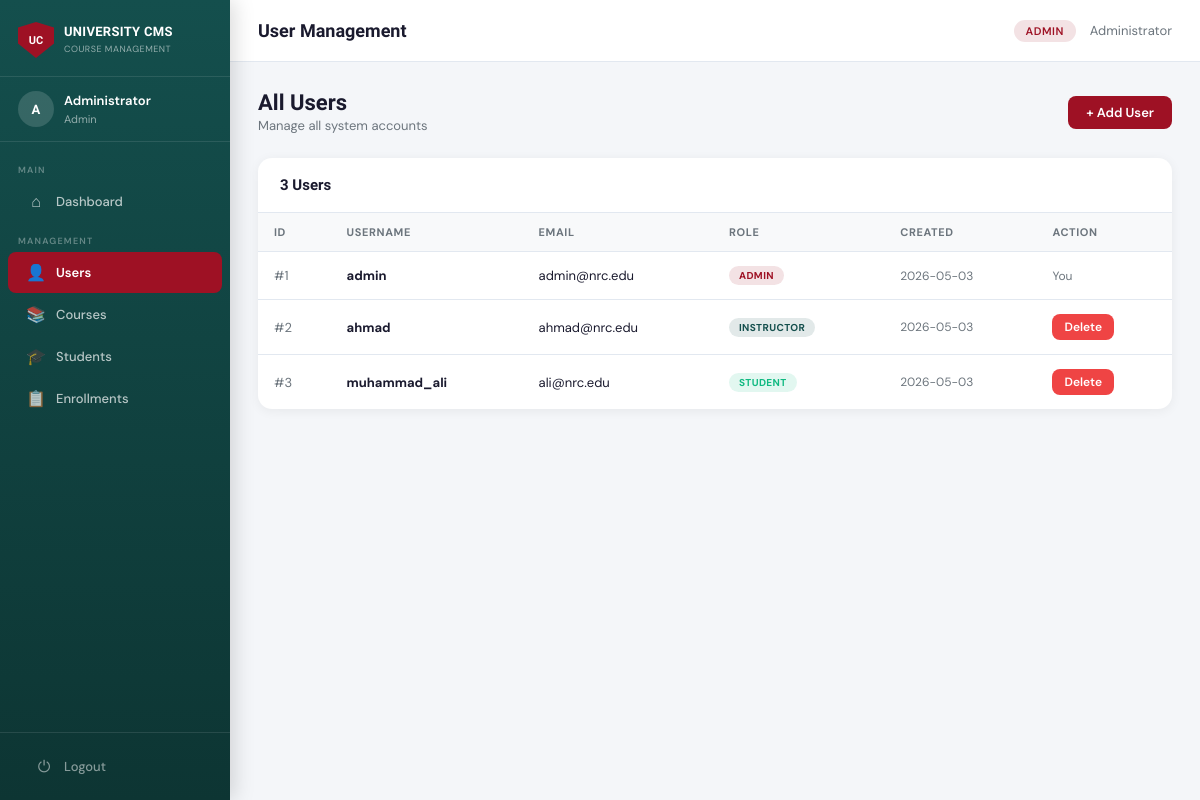
The page /admin/users (signed in) on the database its author committed.
### tables this page shows
CREATE TABLE User (
    user_id   INTEGER PRIMARY KEY AUTOINCREMENT,
    username  TEXT UNIQUE NOT NULL,
    email     TEXT UNIQUE NOT NULL,
    password  TEXT NOT NULL,
    role      TEXT NOT NULL CHECK(role IN ('admin', 'student', 'instructor')),
    created_at TEXT DEFAULT (datetime('now'))
);

### app.py (the view)
@app.route('/admin/users')
@login_required
@role_required('admin')
def admin_users():
    users = query("SELECT * FROM User ORDER BY role, username")
    return render_template('admin_users.html', users=users)

### app.py (called while the page is built)
def get_db():
    conn = sqlite3.connect(DB_PATH)
    conn.row_factory = sqlite3.Row   # access columns by name
    conn.execute("PRAGMA foreign_keys = ON")
    return conn

def query(sql, args=(), one=False):
    conn = get_db()
    cur  = conn.execute(sql, args)
    rv   = cur.fetchall()
    conn.close()
    return (rv[0] if rv else None) if one else rv

def login_required(f):
    from functools import wraps
    @wraps(f)
    def decorated(*args, **kwargs):
        if 'user_id' not in session:
            flash("Please log in first.", "error")
            return redirect(url_for('login'))
        return f(*args, **kwargs)
    return decorated

def role_required(*roles):
    def decorator(f):
        from functools import wraps
        @wraps(f)
        def decorated(*args, **kwargs):
            if session.get('role') not in roles:
                flash("Access denied.", "error")
                return redirect(url_for('dashboard'))
            return f(*args, **kwargs)
        return decorated
    return decorator

### templates/admin_users.html (shortened to what this page needs)
{% extends 'base.html' %}
{% block page_title %}User Management{% endblock %}
{% block content %}
<div class="page-header">
  <div>
    <h1>All Users</h1>
    <p>Manage all system accounts</p>
  </div>
  <a href="{{ url_for('admin_add_user') }}" class="btn btn-red">+ Add User</a>
</div>
<div class="table-card">
  <div class="table-card-header">
    <h3>{{ users | length }} Users</h3>
  </div>
  <table>
    <thead>
      <tr>
        <th>ID</th>
        <th>Username</th>
        <th>Email</th>
        <th>Role</th>
        <th>Created</th>
        <th>Action</th>
      </tr>
    </thead>
    <tbody>
      {% for u in users %}
      <tr>
        <td style="color:var(--subtext);">#{{ u['user_id'] }}</td>
        <td><strong>{{ u['username'] }}</strong></td>
        <td>{{ u['email'] }}</td>
        <td><span class="badge badge-{{ u['role'] }}">{{ u['role'] }}</span></td>
        <td style="font-size:12px; color:var(--subtext);">{{ u['created_at'][:10] if u['created_at'] else '—' }}</td>
        <td>
          {% if u['user_id'] != session.user_id %}
          <form method="POST" action="{{ url_for('admin_delete_user', uid=u['user_id']) }}"
                onsubmit="return confirm('Delete user {{ u['username'] }}? This cannot be undone.');">
            <button type="submit" class="btn btn-danger btn-sm">Delete</button>
          </form>
          {% else %}
            <span style="font-size:12px; color:var(--subtext);">You</span>
          {% endif %}
        </td>
      </tr>
      {% else %}
      <tr><td colspan="6" style="text-align:center; padding:24px; color:var(--subtext);">No users found.</td></tr>
      {% endfor %}
    </tbody>
  </table>
</div>
{% endblock %}

### static/css/style.css (style rules this page uses)
:root { --red: #9E1124; --red-dark: #7a0d1c; --red-light: #c41530; --teal: #144F4D; --teal-dark: #0d3533; --teal-light: #1a6663; --bg: #F4F6F9; --card: #ffffff; --text: #1A1A2E; --subtext: #6C757D; --border: #E2E8F0; --success: #10B981; --warning: #F59E0B; --danger: #EF4444; --sidebar-w: 230px; --header-h: 62px; }
* { box-sizing: border-box; margin: 0; padding: 0; }
body { font-family: 'DM Sans', sans-serif; background: var(--bg); color: var(--text); font-size: 14px; min-height: 100vh; }
.page-header { display: flex; align-items: center; justify-content: space-between; margin-bottom: 24px; }
.page-header h1 { font-family: 'Sora', sans-serif; font-size: 22px; font-weight: 700; color: var(--text); }
.page-header p { color: var(--subtext); font-size: 13px; margin-top: 2px; }
.table-card { background: var(--card); border-radius: 14px; box-shadow: 0 2px 12px rgba(0,0,0,0.06); overflow: hidden; margin-bottom: 24px; }
.table-card-header { display: flex; align-items: center; justify-content: space-between; padding: 18px 22px; border-bottom: 1px solid var(--border); }
.table-card-header h3 { font-family: 'Sora', sans-serif; font-size: 15px; font-weight: 700; color: var(--text); }
table { width: 100%; border-collapse: collapse; }
thead th { text-align: left; padding: 12px 16px; font-size: 11px; font-weight: 700; text-transform: uppercase; letter-spacing: 0.6px; color: var(--subtext); background: #f8f9fa; border-bottom: 1px solid var(--border); }
tbody td { padding: 14px 16px; border-bottom: 1px solid var(--border); font-size: 13px; color: var(--text); vertical-align: middle; }
tbody tr:last-child td { border-bottom: none; }
.badge { display: inline-block; padding: 3px 10px; border-radius: 20px; font-size: 10px; font-weight: 700; text-transform: uppercase; letter-spacing: 0.4px; }
.badge-admin { background: rgba(158,17,36,0.12); color: var(--red); }
.badge-student { background: rgba(16,185,129,0.12); color: var(--success); }
.badge-instructor { background: rgba(20,79,77,0.12); color: var(--teal); }
.btn { display: inline-flex; align-items: center; gap: 6px; padding: 8px 18px; border-radius: 8px; font-size: 13px; font-weight: 600; cursor: pointer; border: none; text-decoration: none; transition: all 0.2s; font-family: 'DM Sans', sans-serif; }
.btn-red { background: var(--red); color: white; }
.btn-danger { background: var(--danger); color: white; }
.btn-sm { padding: 5px 12px; font-size: 12px; }

### rows shown on the page
User: user_id "1", username "admin", email "admin@nrc.edu", role "ADMIN", created_at "2026-05-03", shows "You"
User: user_id "2", username "ahmad", email "ahmad@nrc.edu", role "INSTRUCTOR", created_at "2026-05-03"
User: user_id "3", username "muhammad_ali", email "ali@nrc.edu", role "STUDENT", created_at "2026-05-03"

### other values the page prints
{{ session.name[0] | upper if session.name else '?' }} "A"
{{ session.name or session.username }} "Administrator"
{{ session.role }} "Admin"
{{ session.role }} "ADMIN"
{{ users | length }} "3"
